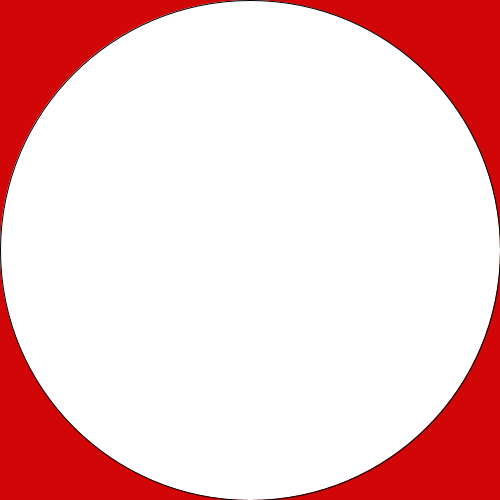
Frame 1 (no input)
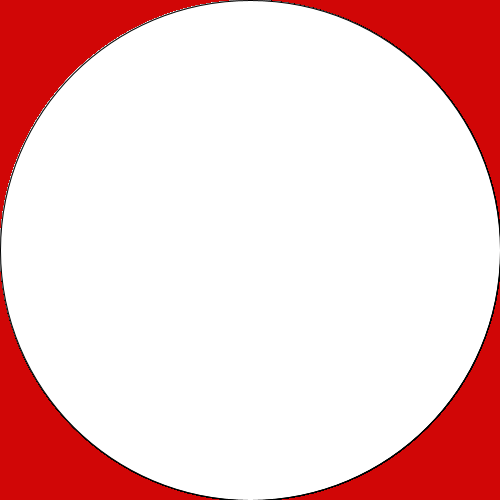
Frame 60 (the mouse pressed at the canvas centre just before this capture)
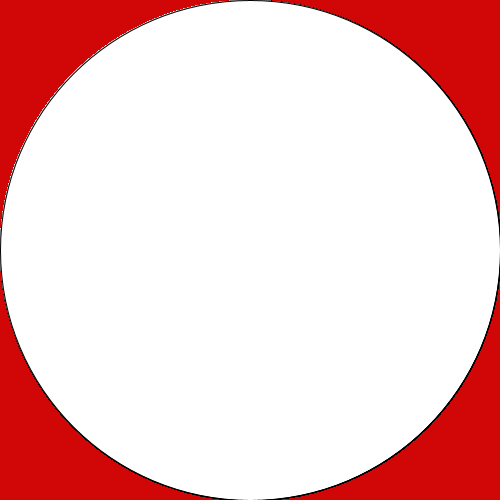
Frame 120 (the mouse held since frame 60 and released just before this capture)

The Processing sketch that drew these frames (run headless with seeded random() and noise(); from frame 60 on, the mouse is pressed at the canvas centre):

// Processing sketch: processing_85481
// ── processing_85481.pde

void setup ()

{
  size (500,500);
  background (#D10606);}
  
  
  
  void draw () {
  fill (#FFFFFF);
  ellipse (width/2, height /2, width,height);
}
